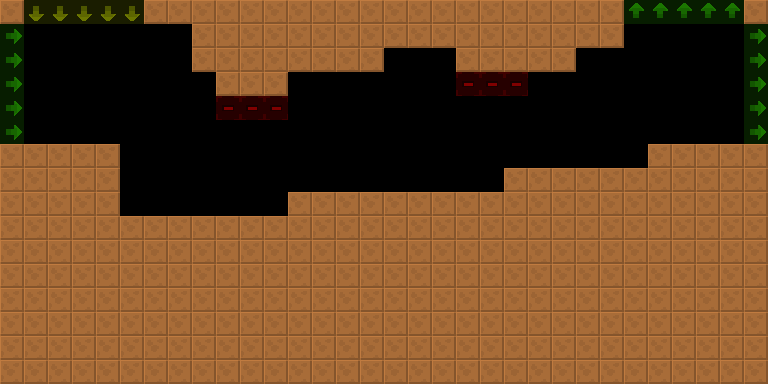

Rendered tile map (Tiled .tmx) drawn with the repository's tilesets; below, a short description and the map source with its tile grids summarised:
An orthogonal 32x16 tile map with 24x24 px tiles, 2 tile layers (col, lnk), 2 tilesets and 4 objects (2x Spikes, 2x RotatingBall).

<map version="1.4" tiledversion="1.4.2" orientation="orthogonal" renderorder="right-down" width="32" height="16" tilewidth="24" tileheight="24" infinite="0" nextlayerid="4" nextobjectid="8">
 <tileset firstgid="6" source="../../lnk.tsx" />
 <tileset firstgid="1" source="../../col.tsx" />
 <layer id="1" name="col" width="32" height="16">
  <data>[512 cells, 331 non-empty, 1 distinct tile ids]</data>
 </layer>
 <layer id="2" name="lnk" width="32" height="16" opacity="0.5">
  <data>[512 cells, 26 non-empty, 4 distinct tile ids]</data>
 </layer>
 <objectgroup id="3" name="markers" opacity="0.5">
  <object id="1" name="Spikes" type="Spikes" x="456" y="72" width="72" height="24">
   <properties>
    <property name="yr" value="0" />
    <property name="xr" value="0" />
   </properties>
  </object>
  <object id="2" name="Spikes" type="Spikes" x="216" y="96" width="72" height="24">
   <properties>
    <property name="yr" value="0" />
    <property name="xr" value="0" />
   </properties>
  </object>
  <object id="3" name="RotatingBall" type="RotatingBall" x="480" y="216" width="24" height="24">
   <properties>
    <property name="yr" value="0" />
    <property name="xr" value="0" />
    <property name="customId" value="2" />
   </properties>
  </object>
  <object id="4" name="RotatingBall" type="RotatingBall" x="240" y="240" width="24" height="24">
   <properties>
    <property name="yr" value="0" />
    <property name="xr" value="0" />
    <property name="customId" value="4" />
   </properties>
  </object>
 </objectgroup>
</map>
